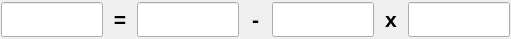
    <widget class="QWidget" name="layoutWidget_2">
     <property name="geometry">
      <rect>
       <x>200</x>
       <y>130</y>
       <width>511</width>
       <height>31</height>
      </rect>
     </property>
     <layout class="QHBoxLayout" name="horizontalLayout_5" stretch="3,1,3,1,3,1,3">
      <property name="spacing">
       <number>0</number>
      </property>
      <property name="leftMargin">
       <number>1</number>
      </property>
      <property name="topMargin">
       <number>2</number>
      </property>
      <property name="rightMargin">
       <number>1</number>
      </property>
      <property name="bottomMargin">
       <number>2</number>
      </property>
      <item>
       <widget class="caLineEdit" name="caLineEdit_6">
        <property name="sizePolicy">
         <sizepolicy hsizetype="Expanding" vsizetype="Expanding">
          <horstretch>0</horstretch>
          <verstretch>0</verstretch>
         </sizepolicy>
        </property>
        <property name="font">
         <font>
          <family>Monospace</family>
          <pointsize>17</pointsize>
          <stylestrategy>PreferDefault</stylestrategy>
         </font>
        </property>
        <property name="alignment">
         <set>Qt::AlignAbsolute|Qt::AlignCenter|Qt::AlignHCenter|Qt::AlignVCenter</set>
        </property>
        <property name="channel" stdset="0">
         <string notr="true">$(P)$(SLITS):hSizeDVAL</string>
        </property>
        <property name="foreground">
         <color>
          <red>10</red>
          <green>0</green>
          <blue>184</blue>
         </color>
        </property>
        <property name="background">
         <color>
          <red>200</red>
          <green>200</green>
          <blue>200</blue>
         </color>
        </property>
        <property name="colorMode">
         <enum>caLineEdit::Static</enum>
        </property>
        <property name="precisionMode">
         <enum>caLineEdit::Channel</enum>
        </property>
        <property name="limitsMode">
         <enum>caLineEdit::Channel</enum>
        </property>
        <property name="maxValue">
         <double>1.000000000000000</double>
        </property>
        <property name="minValue">
         <double>0.000000000000000</double>
        </property>
        <property name="fontScaleMode" stdset="0">
         <enum>caLineEdit::WidthAndHeight</enum>
        </property>
        <property name="formatType">
         <enum>caLineEdit::decimal</enum>
        </property>
       </widget>
      </item>
      <item>
       <widget class="caLabel" name="calabel_29">
        <property name="sizePolicy">
         <sizepolicy hsizetype="Expanding" vsizetype="Preferred">
          <horstretch>0</horstretch>
          <verstretch>0</verstretch>
         </sizepolicy>
        </property>
        <property name="font">
         <font>
          <pointsize>16</pointsize>
          <weight>75</weight>
          <bold>true</bold>
         </font>
        </property>
        <property name="text">
         <string>=</string>
        </property>
        <property name="alignment">
         <set>Qt::AlignCenter</set>
        </property>
       </widget>
      </item>
      <item>
       <widget class="caTextEntry" name="caTextEntry_18">
        <property name="sizePolicy">
         <sizepolicy hsizetype="Expanding" vsizetype="Expanding">
          <horstretch>0</horstretch>
          <verstretch>0</verstretch>
         </sizepolicy>
        </property>
        <property name="font">
         <font>
          <family>Monospace</family>
          <pointsize>14</pointsize>
          <stylestrategy>PreferDefault</stylestrategy>
         </font>
        </property>
        <property name="channel" stdset="0">
         <string notr="true">$(P)$(SLITS):hSizeC1.VAL</string>
        </property>
        <property name="foreground">
         <color>
          <red>0</red>
          <green>0</green>
          <blue>0</blue>
         </color>
        </property>
        <property name="background">
         <color>
          <red>115</red>
          <green>223</green>
          <blue>255</blue>
         </color>
        </property>
        <property name="colorMode">
         <enum>caLineEdit::Static</enum>
        </property>
        <property name="precisionMode">
         <enum>caLineEdit::Channel</enum>
        </property>
        <property name="limitsMode">
         <enum>caLineEdit::Channel</enum>
        </property>
        <property name="maxValue">
         <double>1.000000000000000</double>
        </property>
        <property name="minValue">
         <double>0.000000000000000</double>
        </property>
        <property name="fontScaleMode" stdset="0">
         <enum>caLineEdit::WidthAndHeight</enum>
        </property>
        <property name="formatType">
         <enum>caLineEdit::decimal</enum>
        </property>
       </widget>
      </item>
      <item>
       <widget class="caLabel" name="calabel_31">
        <property name="sizePolicy">
         <sizepolicy hsizetype="Expanding" vsizetype="Preferred">
          <horstretch>0</horstretch>
          <verstretch>0</verstretch>
         </sizepolicy>
        </property>
        <property name="font">
         <font>
          <pointsize>16</pointsize>
          <weight>75</weight>
          <bold>true</bold>
         </font>
        </property>
        <property name="text">
         <string>-</string>
        </property>
        <property name="alignment">
         <set>Qt::AlignCenter</set>
        </property>
        <property name="indent">
         <number>0</number>
        </property>
       </widget>
      </item>
      <item>
       <widget class="caTextEntry" name="caTextEntry_19">
        <property name="sizePolicy">
         <sizepolicy hsizetype="Expanding" vsizetype="Expanding">
          <horstretch>0</horstretch>
          <verstretch>0</verstretch>
         </sizepolicy>
        </property>
        <property name="font">
         <font>
          <family>Monospace</family>
          <pointsize>14</pointsize>
          <stylestrategy>PreferDefault</stylestrategy>
         </font>
        </property>
        <property name="channel" stdset="0">
         <string notr="true">$(P)$(SLITS):hSizeC2.VAL</string>
        </property>
        <property name="foreground">
         <color>
          <red>0</red>
          <green>0</green>
          <blue>0</blue>
         </color>
        </property>
        <property name="background">
         <color>
          <red>115</red>
          <green>223</green>
          <blue>255</blue>
         </color>
        </property>
        <property name="colorMode">
         <enum>caLineEdit::Static</enum>
        </property>
        <property name="precisionMode">
         <enum>caLineEdit::Channel</enum>
        </property>
        <property name="limitsMode">
         <enum>caLineEdit::Channel</enum>
        </property>
        <property name="maxValue">
         <double>1.000000000000000</double>
        </property>
        <property name="minValue">
         <double>0.000000000000000</double>
        </property>
        <property name="fontScaleMode" stdset="0">
         <enum>caLineEdit::WidthAndHeight</enum>
        </property>
        <property name="formatType">
         <enum>caLineEdit::decimal</enum>
        </property>
       </widget>
      </item>
      <item>
       <widget class="caLabel" name="calabel_32">
        <property name="sizePolicy">
         <sizepolicy hsizetype="Expanding" vsizetype="Preferred">
          <horstretch>0</horstretch>
          <verstretch>0</verstretch>
         </sizepolicy>
        </property>
        <property name="font">
         <font>
          <pointsize>16</pointsize>
          <weight>75</weight>
          <bold>true</bold>
         </font>
        </property>
        <property name="text">
         <string>x</string>
        </property>
        <property name="alignment">
         <set>Qt::AlignCenter</set>
        </property>
       </widget>
      </item>
      <item>
       <widget class="caLineEdit" name="caLineEdit_14">
        <property name="sizePolicy">
         <sizepolicy hsizetype="Expanding" vsizetype="Expanding">
          <horstretch>0</horstretch>
          <verstretch>0</verstretch>
         </sizepolicy>
        </property>
        <property name="font">
         <font>
          <family>Monospace</family>
          <pointsize>17</pointsize>
          <stylestrategy>PreferDefault</stylestrategy>
         </font>
        </property>
        <property name="alignment">
         <set>Qt::AlignAbsolute|Qt::AlignCenter|Qt::AlignHCenter|Qt::AlignVCenter</set>
        </property>
        <property name="channel" stdset="0">
         <string notr="true">$(P)$(YAW).RBV</string>
        </property>
        <property name="foreground">
         <color>
          <red>10</red>
          <green>0</green>
          <blue>184</blue>
         </color>
        </property>
        <property name="background">
         <color>
          <red>200</red>
          <green>200</green>
          <blue>200</blue>
         </color>
        </property>
        <property name="colorMode">
         <enum>caLineEdit::Static</enum>
        </property>
        <property name="precisionMode">
         <enum>caLineEdit::Channel</enum>
        </property>
        <property name="limitsMode">
         <enum>caLineEdit::Channel</enum>
        </property>
        <property name="maxValue">
         <double>1.000000000000000</double>
        </property>
        <property name="minValue">
         <double>0.000000000000000</double>
        </property>
        <property name="fontScaleMode" stdset="0">
         <enum>caLineEdit::WidthAndHeight</enum>
        </property>
        <property name="formatType">
         <enum>caLineEdit::decimal</enum>
        </property>
       </widget>
      </item>
     </layout>
    </widget>
